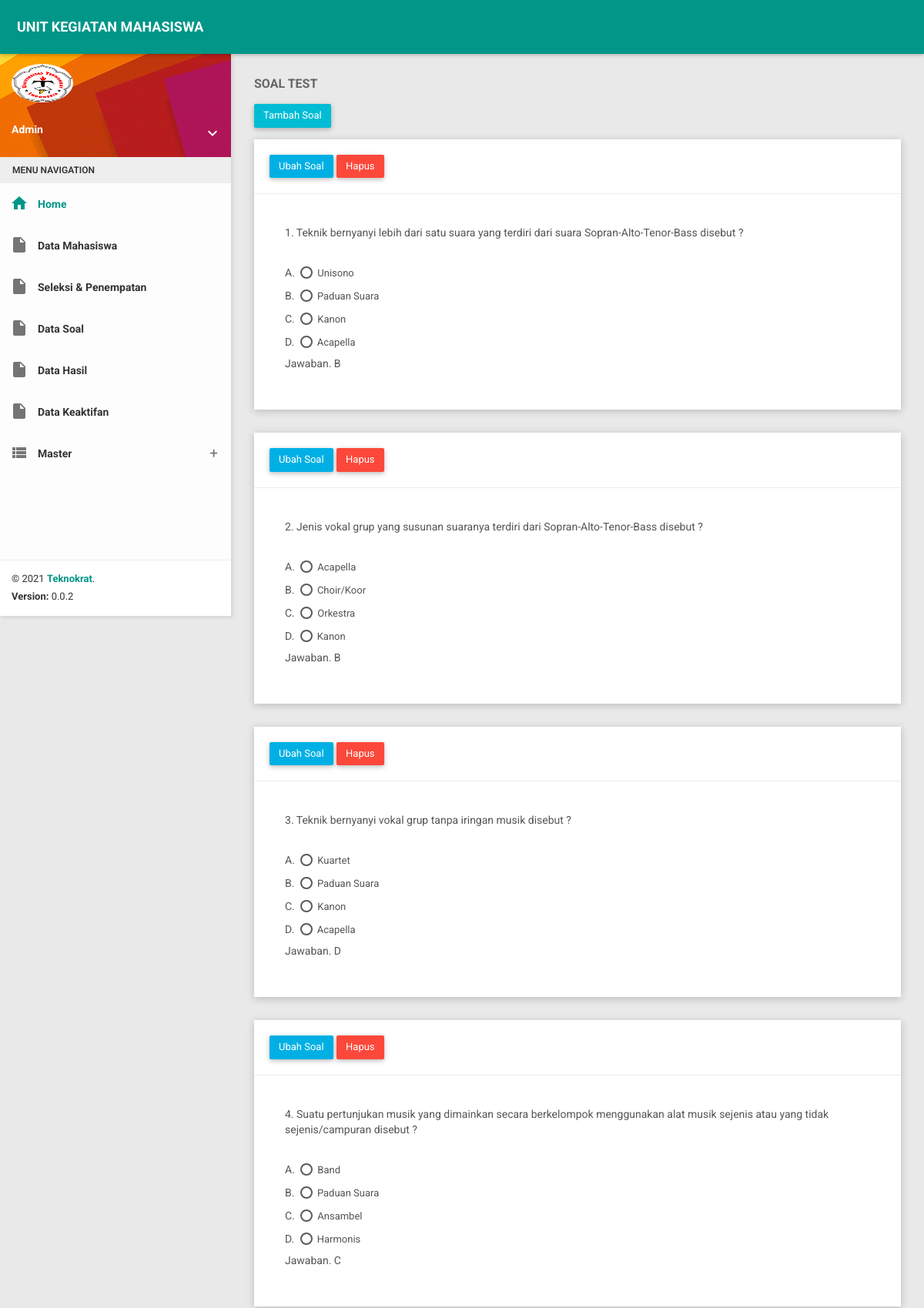
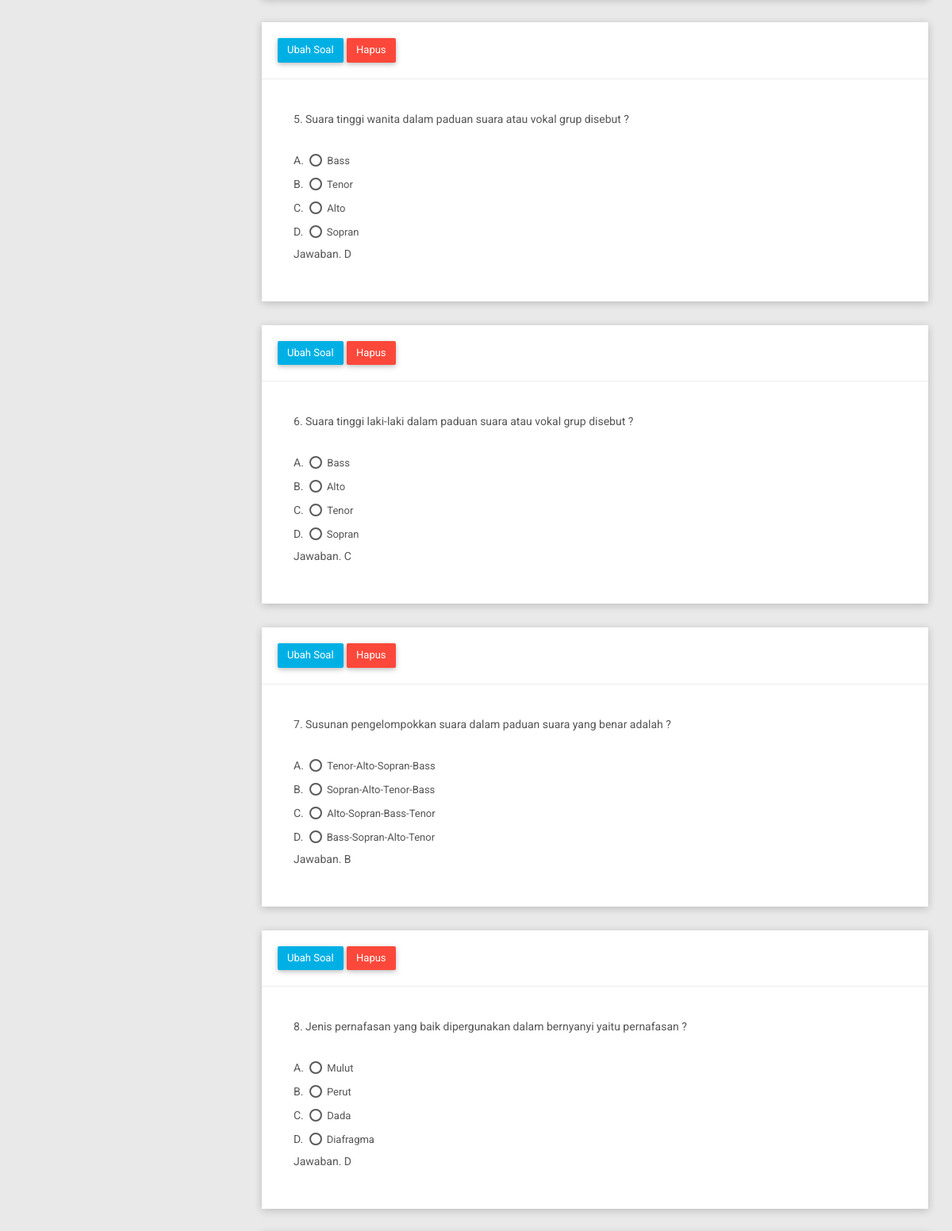
The page /admin/buka_soal/893818 (upper part) on the database its author committed (2 pictures, top to bottom).
### tables this page shows
CREATE TABLE `tbl_soal` (
  `id_soal` int(10) NOT NULL,
  `id_ukm` int(10) NOT NULL,
  `kode` varchar(100) DEFAULT NULL,
  `no` varchar(50) DEFAULT NULL,
  `judul_soal` varchar(200) DEFAULT NULL,
  `waktu` varchar(50) DEFAULT NULL,
  `pertanyaan` text DEFAULT NULL,
  `pilihan1` varchar(200) DEFAULT NULL,
  `p1` varchar(50) DEFAULT NULL,
  `pilihan2` varchar(200) DEFAULT NULL,
  `p2` varchar(50) DEFAULT NULL,
  `pilihan3` varchar(200) DEFAULT NULL,
  `p3` varchar(50) DEFAULT NULL,
  `pilihan4` varchar(200) DEFAULT NULL,
  `p4` varchar(50) DEFAULT NULL,
  `jawaban` varchar(20) DEFAULT NULL,
  `waktu_mulai` datetime NOT NULL,
  `waktu_akhir` datetime NOT NULL,
  `tanggal` datetime DEFAULT NULL
);

### application/controllers/Admin.php (called while the page is built, shortened)
<?php
class Admin extends CI_Controller {
	function __construct(){
		$this->load->model('master');
		$this->load->helper('tglid');
		$this->load->library('ciqrcode');
	}
	public function buka_soal($kode)
	{
		$data['judul'] = 'ADMIN || BUKA SOAL';
		$data['nama'] = $this->session->userdata('nama');
		$data['nik'] = $this->session->userdata('nik');
		$data['id_admin'] = $this->session->userdata('id_admin');
		$this->load->view('admin/header', $data);
		$data['kode'] = $kode;
		$data['tampil_ukm'] = $this->master->tampil_ukm();
		$data['tampil_detail_soal'] = $this->master->tampil_detail_soal($kode);
		$this->load->view('admin/buka_soal', $data);
		$this->load->view('admin/footer');
	}
}

### index.php (called while the page is built, shortened)
<?php
require_once BASEPATH.'core/CodeIgniter.php';

### application/models/Master.php (called while the page is built, shortened)
<?php defined('BASEPATH') OR exit('No direct script access allowed');
class master extends CI_Model{
	public function tampil_detail_soal($kode)
	{
		$jalan = $this->db->query("SELECT * FROM `tbl_soal` where kode = '$kode'");
		return $jalan->result();
	}
}

### application/views/admin/buka_soal.php (the view, shortened to what this page needs)
<section class="content">
        <div class="container-fluid">
            <div class="block-header">
                <h2>
                   <b> SOAL TEST </b><br/><br/>
				   <button type="button" data-toggle="modal" data-target="#cari" class="btn bg-cyan waves-effect">Tambah Soal</button>
                </h2>
            </div>
            <div class="row clearfix">
                <?php foreach($tampil_detail_soal as $v) { ?>
				<div class="col-lg-12 col-md-6 col-sm-12 col-xs-12">
                    <div class="card">
                        <div class="header">
                            <h2>
                                <a href="<?php echo base_url("admin/edit_soal/$v->id_soal"); ?>" class="btn btn-info waves-effect">Ubah Soal</a>
                                <a href="<?php echo base_url("admin/hapus_detail_soal/$v->id_soal/$v->kode"); ?>" class="btn btn-danger waves-effect">Hapus</a>
                            </h2>
                        </div>
                        <div class="body">
                            <div class="body table-responsive">
							 <P><?php echo $v->no; ?>. <?php echo $v->pertanyaan; ?> </P>
							 <br>
							 A. <input name="jawaban<?php echo $v->no; ?>" type="radio" id="radio_<?php echo $v->p1; ?>" class="radio-col-black" value="A">
							<label for="radio_<?php echo $v->p1; ?>"><?php echo $v->pilihan1; ?></label></br>
							B. <input name="jawaban<?php echo $v->no; ?>" type="radio" id="radio_<?php echo $v->p2; ?>" class="radio-col-black" value="B">
							<label for="radio_<?php echo $v->p2; ?>"><?php echo $v->pilihan2; ?></label></br>
							C. <input name="jawaban<?php echo $v->no; ?>" type="radio" id="radio_<?php echo $v->p3; ?>" class="radio-col-black" value="C">
							<label for="radio_<?php echo $v->p3; ?>"><?php echo $v->pilihan3; ?></label></br>
							D. <input name="jawaban<?php echo $v->no; ?>" type="radio" id="radio_<?php echo $v->p4; ?>" class="radio-col-black" value="D">
							<label for="radio_<?php echo $v->p4; ?>"><?php echo $v->pilihan4; ?></label>
                        <P>Jawaban. <?php echo $v->jawaban; ?> </P>
						</div>
                        </div>
                    </div>
                </div>
				<?php } ?>
            </div>
        </div>
    </section>

### rows shown on the page
tbl_soal: no "1", pertanyaan "Teknik bernyanyi lebih dari satu suara yang terdiri dari suara Sopran-Alto-Tenor-Bass disebut ?", pilihan1 "Unisono", pilihan2 "Paduan Suara", pilihan3 "Kanon", pilihan4 "Acapella", jawaban "B"
tbl_soal: no "2", pertanyaan "Jenis vokal grup yang susunan suaranya terdiri dari Sopran-Alto-Tenor-Bass disebut ?", pilihan1 "Acapella", pilihan2 "Choir/Koor", pilihan3 "Orkestra", pilihan4 "Kanon", jawaban "B"
tbl_soal: no "3", pertanyaan "Teknik bernyanyi vokal grup tanpa iringan musik disebut ?", pilihan1 "Kuartet", pilihan2 "Paduan Suara", pilihan3 "Kanon", pilihan4 "Acapella", jawaban "D"
tbl_soal: no "4", pertanyaan "Suatu pertunjukan musik yang dimainkan secara berkelompok menggunakan alat musik sejenis atau yang tidak sejenis/campuran disebut ?", pilihan1 "Band", pilihan2 "Paduan Suara", pilihan3 "Ansambel", pilihan4 "Harmonis", jawaban "C"
tbl_soal: no "5", pertanyaan "Suara tinggi wanita dalam paduan suara atau vokal grup disebut ?", pilihan1 "Bass", pilihan2 "Tenor", pilihan3 "Alto", pilihan4 "Sopran", jawaban "D"
tbl_soal: no "6", pertanyaan "Suara tinggi laki-laki dalam paduan suara atau vokal grup disebut ?", pilihan1 "Bass", pilihan2 "Alto", pilihan3 "Tenor", pilihan4 "Sopran", jawaban "C"
tbl_soal: no "7", pertanyaan "Susunan pengelompokkan suara dalam paduan suara yang benar adalah ?", pilihan1 "Tenor-Alto-Sopran-Bass", pilihan2 "Sopran-Alto-Tenor-Bass", pilihan3 "Alto-Sopran-Bass-Tenor", pilihan4 "Bass-Sopran-Alto-Tenor", jawaban "B"
tbl_soal: no "8", pertanyaan "Jenis pernafasan yang baik dipergunakan dalam bernyanyi yaitu pernafasan ?", pilihan1 "Mulut", pilihan2 "Perut", pilihan3 "Dada", pilihan4 "Diafragma", jawaban "D"
